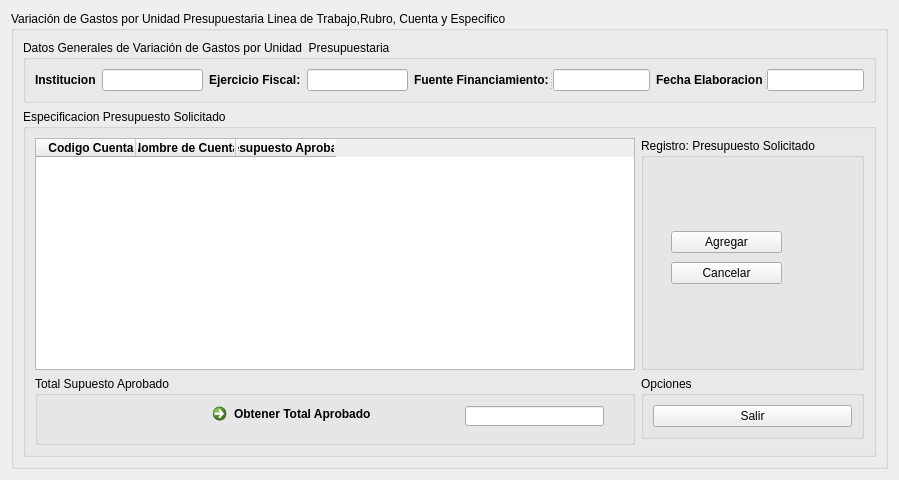
<?xml version="1.0" encoding="UTF-8"?>
<ui version="4.0">
 <class>PresupuestoAprobado</class>
 <widget class="QWidget" name="PresupuestoAprobado">
  <property name="windowModality">
   <enum>Qt::ApplicationModal</enum>
  </property>
  <property name="geometry">
   <rect>
    <x>0</x>
    <y>0</y>
    <width>899</width>
    <height>480</height>
   </rect>
  </property>
  <property name="windowTitle">
   <string>Registro Presupuesto Aprobado</string>
  </property>
  <property name="windowIcon">
   <iconset>
    <normaloff>:/iconos/cosas.jpg</normaloff>:/iconos/cosas.jpg</iconset>
  </property>
  <layout class="QGridLayout" name="gridLayout_4">
   <item row="0" column="0">
    <widget class="QGroupBox" name="groupBox_2">
     <property name="title">
      <string>Variación de Gastos por Unidad Presupuestaria Linea de Trabajo,Rubro, Cuenta y Especifico</string>
     </property>
     <property name="flat">
      <bool>false</bool>
     </property>
     <property name="checkable">
      <bool>false</bool>
     </property>
     <layout class="QGridLayout" name="gridLayout_3">
      <item row="0" column="0">
       <widget class="QGroupBox" name="groupBox">
        <property name="title">
         <string>Datos Generales de Variación de Gastos por Unidad  Presupuestaria</string>
        </property>
        <layout class="QGridLayout" name="gridLayout">
         <item row="0" column="0">
          <widget class="QLabel" name="Institucion">
           <property name="font">
            <font>
             <weight>75</weight>
             <bold>true</bold>
            </font>
           </property>
           <property name="text">
            <string>Institucion</string>
           </property>
          </widget>
         </item>
         <item row="0" column="2">
          <layout class="QHBoxLayout" name="horizontalLayout_6">
           <item>
            <widget class="QLabel" name="EjercicioFiscal">
             <property name="font">
              <font>
               <weight>75</weight>
               <bold>true</bold>
              </font>
             </property>
             <property name="text">
              <string>Ejercicio Fiscal:</string>
             </property>
            </widget>
           </item>
           <item>
            <widget class="QLineEdit" name="EjercicioFiscal2">
             <property name="readOnly">
              <bool>true</bool>
             </property>
            </widget>
           </item>
          </layout>
         </item>
         <item row="0" column="3">
          <layout class="QHBoxLayout" name="horizontalLayout_8">
           <item>
            <widget class="QSplitter" name="splitter_3">
             <property name="orientation">
              <enum>Qt::Horizontal</enum>
             </property>
             <widget class="QLabel" name="EjercicioFiscal_4">
              <property name="font">
               <font>
                <weight>75</weight>
                <bold>true</bold>
               </font>
              </property>
              <property name="text">
               <string>Fuente Financiamiento:</string>
              </property>
             </widget>
             <widget class="QLineEdit" name="FuenteFinanciamiento">
              <property name="readOnly">
               <bool>true</bool>
              </property>
             </widget>
            </widget>
           </item>
          </layout>
         </item>
         <item row="0" column="4">
          <layout class="QHBoxLayout" name="horizontalLayout_9">
           <item>
            <widget class="QSplitter" name="splitter">
             <property name="orientation">
              <enum>Qt::Horizontal</enum>
             </property>
             <widget class="QLabel" name="FechaElaboracion">
              <property name="font">
               <font>
                <weight>75</weight>
                <bold>true</bold>
               </font>
              </property>
              <property name="text">
               <string>Fecha Elaboracion</string>
              </property>
             </widget>
             <widget class="QLineEdit" name="Fecha">
              <property name="readOnly">
               <bool>true</bool>
              </property>
             </widget>
            </widget>
           </item>
          </layout>
         </item>
         <item row="0" column="1">
          <widget class="QLineEdit" name="Institucion2"/>
         </item>
        </layout>
       </widget>
      </item>
      <item row="1" column="0">
       <widget class="QGroupBox" name="groupBox_3">
        <property name="title">
         <string>Especificacion Presupuesto Solicitado</string>
        </property>
        <layout class="QGridLayout" name="gridLayout_2">
         <item row="0" column="0">
          <widget class="QTableWidget" name="tablaPresupuestoAprobado">
           <property name="minimumSize">
            <size>
             <width>261</width>
             <height>211</height>
            </size>
           </property>
           <property name="maximumSize">
            <size>
             <width>600</width>
             <height>500</height>
            </size>
           </property>
           <property name="cursor" stdset="0">
            <cursorShape>IBeamCursor</cursorShape>
           </property>
           <property name="mouseTracking">
            <bool>true</bool>
           </property>
           <property name="autoFillBackground">
            <bool>true</bool>
           </property>
           <property name="lineWidth">
            <number>3</number>
           </property>
           <property name="editTriggers">
            <set>QAbstractItemView::AllEditTriggers</set>
           </property>
           <property name="dragEnabled">
            <bool>false</bool>
           </property>
           <property name="dragDropOverwriteMode">
            <bool>true</bool>
           </property>
           <property name="alternatingRowColors">
            <bool>true</bool>
           </property>
           <property name="textElideMode">
            <enum>Qt::ElideNone</enum>
           </property>
           <property name="horizontalScrollMode">
            <enum>QAbstractItemView::ScrollPerItem</enum>
           </property>
           <property name="wordWrap">
            <bool>false</bool>
           </property>
           <property name="rowCount">
            <number>0</number>
           </property>
           <property name="columnCount">
            <number>3</number>
           </property>
           <column>
            <property name="text">
             <string>   Codigo Cuenta</string>
            </property>
            <property name="font">
             <font>
              <weight>75</weight>
              <bold>true</bold>
             </font>
            </property>
           </column>
           <column>
            <property name="text">
             <string notr="true">Nombre de Cuenta</string>
            </property>
            <property name="font">
             <font>
              <weight>75</weight>
              <bold>true</bold>
             </font>
            </property>
           </column>
           <column>
            <property name="text">
             <string>Presupuesto Aprobado</string>
            </property>
            <property name="font">
             <font>
              <weight>75</weight>
              <bold>true</bold>
             </font>
            </property>
           </column>
          </widget>
         </item>
         <item row="0" column="3">
          <widget class="QGroupBox" name="groupBox_4">
           <property name="title">
            <string>Registro: Presupuesto Solicitado</string>
           </property>
           <widget class="QWidget" name="layoutWidget_2">
            <property name="geometry">
             <rect>
              <x>30</x>
              <y>90</y>
              <width>111</width>
              <height>61</height>
             </rect>
            </property>
            <layout class="QVBoxLayout" name="verticalLayout_2">
             <item>
              <widget class="QPushButton" name="AgregarButton">
               <property name="text">
                <string>Agregar</string>
               </property>
              </widget>
             </item>
             <item>
              <widget class="QPushButton" name="cancelarButton">
               <property name="text">
                <string>Cancelar</string>
               </property>
               <property name="icon">
                <iconset>
                 <normaloff>:/iconos/pre2-iconos.png</normaloff>:/iconos/pre2-iconos.png</iconset>
               </property>
              </widget>
             </item>
            </layout>
           </widget>
          </widget>
         </item>
         <item row="1" column="0" rowspan="2">
          <widget class="QGroupBox" name="groupBox_6">
           <property name="title">
            <string>Total Supuesto Aprobado</string>
           </property>
           <widget class="QSplitter" name="splitter_2">
            <property name="geometry">
             <rect>
              <x>430</x>
              <y>30</y>
              <width>139</width>
              <height>20</height>
             </rect>
            </property>
            <property name="orientation">
             <enum>Qt::Horizontal</enum>
            </property>
            <widget class="QLineEdit" name="montoTotallLine">
             <property name="text">
              <string/>
             </property>
             <property name="readOnly">
              <bool>true</bool>
             </property>
            </widget>
           </widget>
           <widget class="QCommandLinkButton" name="TotalAprobadoLinkButton">
            <property name="geometry">
             <rect>
              <x>170</x>
              <y>20</y>
              <width>221</width>
              <height>41</height>
             </rect>
            </property>
            <property name="text">
             <string>Obtener Total Aprobado</string>
            </property>
           </widget>
          </widget>
         </item>
         <item row="1" column="3">
          <widget class="QGroupBox" name="groupBox_5">
           <property name="title">
            <string>Opciones</string>
           </property>
           <layout class="QVBoxLayout" name="verticalLayout_5">
            <item>
             <widget class="QPushButton" name="salirButton">
              <property name="text">
               <string>Salir</string>
              </property>
             </widget>
            </item>
           </layout>
          </widget>
         </item>
        </layout>
       </widget>
      </item>
     </layout>
    </widget>
   </item>
  </layout>
 </widget>
 <resources/>
 <connections>
  <connection>
   <sender>salirButton</sender>
   <signal>clicked()</signal>
   <receiver>PresupuestoAprobado</receiver>
   <slot>close()</slot>
   <hints>
    <hint type="sourcelabel">
     <x>761</x>
     <y>423</y>
    </hint>
    <hint type="destinationlabel">
     <x>449</x>
     <y>239</y>
    </hint>
   </hints>
  </connection>
 </connections>
</ui>
